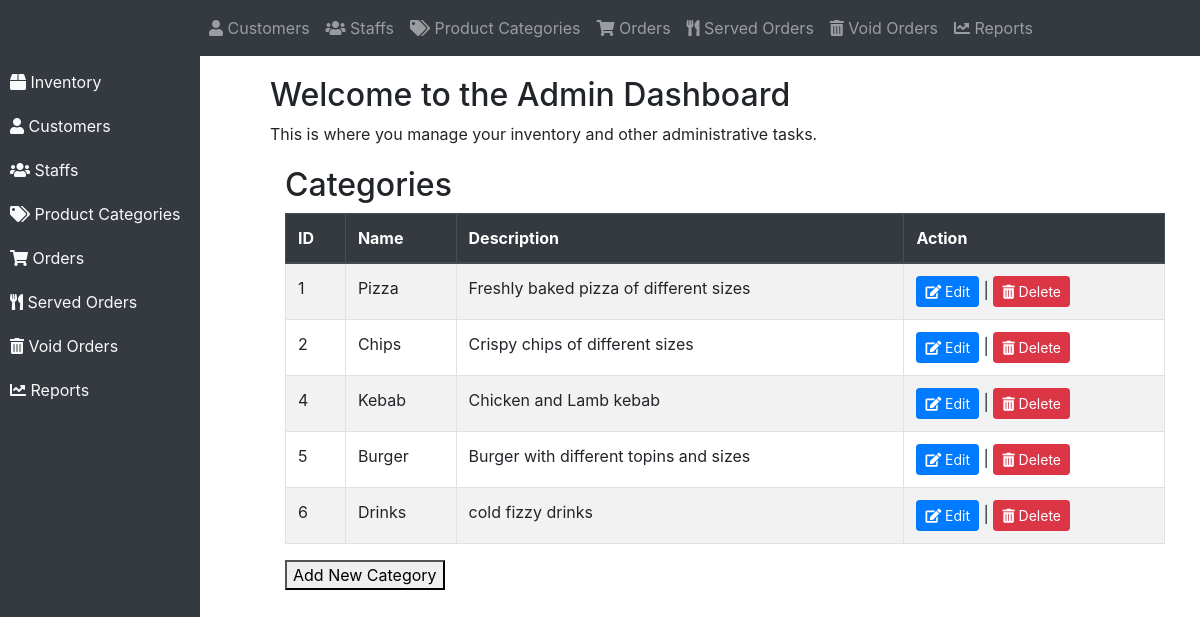
Screenshot of /HCF/category.php with the database file from the repository.
### tables this page shows
CREATE TABLE `category` (
  `category_id` int(11) NOT NULL,
  `category_name` varchar(255) NOT NULL,
  `category_description` varchar(255) NOT NULL
);

### HCF/category.php (the view, shortened to what this page needs)
<?php
include("connect.php");
?>
<!DOCTYPE html>
<html lang="en">
<head>
    <link rel="stylesheet" href="https://stackpath.bootstrapcdn.com/bootstrap/4.5.2/css/bootstrap.min.css">
    <link rel="stylesheet" href="https://cdnjs.cloudflare.com/ajax/libs/font-awesome/5.15.4/css/all.min.css">
</head>
<body>
<nav class="navbar navbar-expand-lg navbar-dark bg-dark">
    <a class="navbar-brand" href="#">Admin Dashboard</a>
    <div class="collapse navbar-collapse" id="navbarNav">
        <ul class="navbar-nav">
            <li class="nav-item">
                <a class="nav-link" href="#"><i class="fas fa-user"></i> Customers</a>
            </li>
            <li class="nav-item">
                <a class="nav-link" href="#"><i class="fas fa-users"></i> Staffs</a>
            </li>
            <li class="nav-item">
                <a class="nav-link" href="#"><i class="fas fa-tags"></i> Product Categories</a>
            </li>
            <li class="nav-item">
                <a class="nav-link" href="#"><i class="fas fa-shopping-cart"></i> Orders</a>
            </li>
            <li class="nav-item">
                <a class="nav-link" href="#"><i class="fas fa-utensils"></i> Served Orders</a>
            </li>
            <li class="nav-item">
                <a class="nav-link" href="#"><i class="fas fa-trash-alt"></i> Void Orders</a>
            </li>
            <li class="nav-item">
                <a class="nav-link" href="#"><i class="fas fa-chart-line"></i> Reports</a>
            </li>
        </ul>
    </div>
</nav>
<div class="sidebar">
    <a href="http://localhost/HCF/product.php"><i class="fas fa-box"></i> Inventory</a>
    <a href="http://localhost/HCF/customer.php"><i class="fas fa-user"></i> Customers</a>
    <a href="http://localhost/HCF/staffs.php"><i class="fas fa-users"></i> Staffs</a>
    <a href="http://localhost/HCF/category.php"><i class="fas fa-tags"></i> Product Categories</a>
    <a href="http://localhost/HCF/order.php"><i class="fas fa-shopping-cart"></i> Orders</a>
    <a href="http://localhost/HCF/served_order.php"><i class="fas fa-utensils"></i> Served Orders</a>
    <a href="http://localhost/HCF/void_order.php"><i class="fas fa-trash-alt"></i> Void Orders</a>
    <a href="http://localhost/HCF/report.php"><i class="fas fa-chart-line"></i> Reports</a>
</div>
<div class="content">
    <h2>Welcome to the Admin Dashboard</h2>
    <p>This is where you manage your inventory and other administrative tasks.</p>
    <div class="container">
<?php
$result = $conn->query("SELECT * FROM category");
    echo "<h2>Categories</h2>";
    if ($result->num_rows > 0) {
        echo "<div class='table-responsive'>";
        echo "<table class='table table-bordered table-striped'>";
        echo "<thead class='thead-dark'>";
        echo "<tr><th>ID</th><th>Name</th><th>Description</th><th>Action</th></tr>";
        echo "</thead>";
        echo "<tbody>";
        while($row = $result->fetch_assoc()) {
            echo "<tr>";
            echo "<td>".$row["category_id"]."</td>";
            echo "<td>".$row["category_name"]."</td>";
            echo "<td>".$row["category_description"]."</td>";
            echo "<td><a href='edit_category.php?category_id=".$row["category_id"]."' class='btn btn-primary btn-sm'><i class='fas fa-edit'></i> Edit</a> | <a href='delete_category.php?category_id=".$row["category_id"]."' class='btn btn-danger btn-sm'><i class='fas fa-trash-alt'></i> Delete</a></td>";
            echo "</tr>";
        }
        echo "</tbody>";
        echo "</table>";
        echo "</div>";
    } else {
        echo "<p>No categories found.</p>";
    }
    ?>
<button onclick="toggleForm()">Add New Category</button>

### HCF/category.php (style rules this page uses)
.sidebar { height: 100%; width: 200px; position: fixed; top: 0; left: 0; background-color: #343a40; padding-top: 60px; }
.sidebar a { padding: 10px; text-decoration: none; color: #f8f9fa; display: block; transition: font-size 0.3s; }
.content { margin-left: 250px; padding: 20px; }
.container { margin-top: 20px; }

### rows the page displays
category: category_id "1", category_name "Pizza", category_description "Freshly baked pizza of different sizes"
category: category_id "2", category_name "Chips", category_description "Crispy chips of different sizes"
category: category_id "4", category_name "Kebab", category_description "Chicken and Lamb kebab"
category: category_id "5", category_name "Burger", category_description "Burger with different topins and sizes"
category: category_id "6", category_name "Drinks", category_description "cold fizzy drinks"
